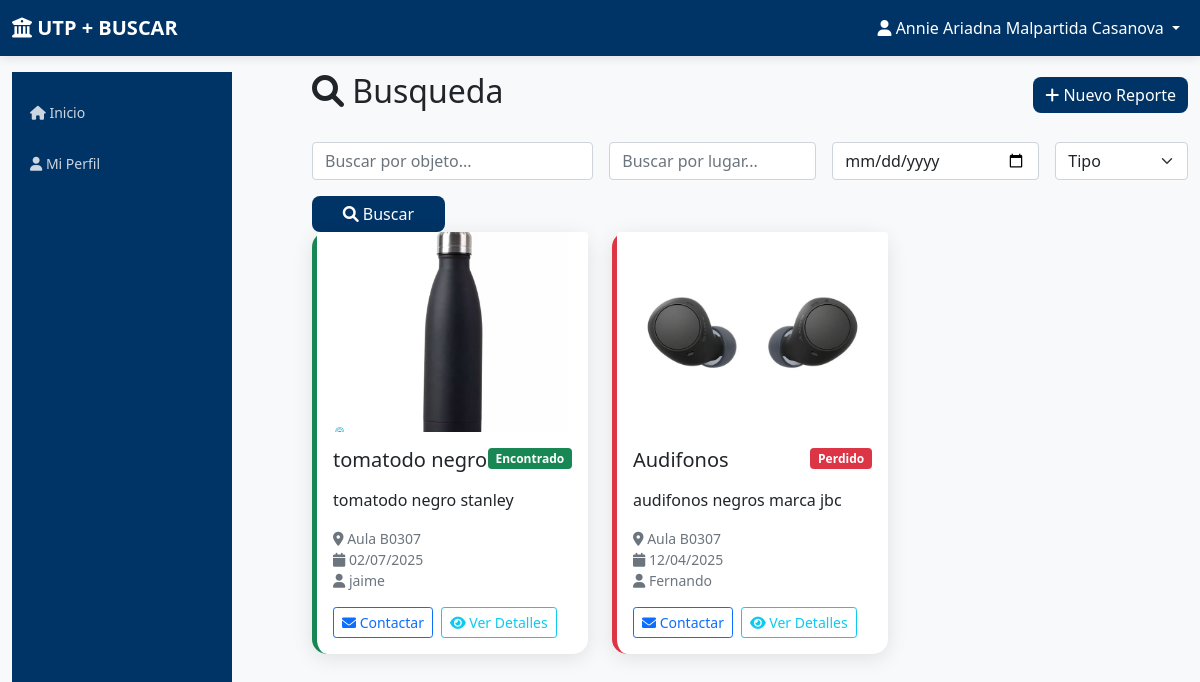
The page /dashboard (signed in) on the database its author committed.
### app.py (models this page shows)
class Report(db.Model):
    id = db.Column(db.Integer, primary_key=True)
    type = db.Column(db.String(20), nullable=False)  # 'lost' or 'found'
    object_name = db.Column(db.String(100), nullable=False)
    description = db.Column(db.Text, nullable=False)
    location = db.Column(db.String(100), nullable=False)
    date_occurred = db.Column(db.Date, nullable=False)
    reporter_name = db.Column(db.String(100), nullable=False)
    contact_info = db.Column(db.String(150), nullable=False)
    image_filename = db.Column(db.String(100))
    status = db.Column(db.String(20), default='active')  # 'active', 'resolved', 'deleted'
    user_id = db.Column(db.Integer, db.ForeignKey('user.id'), nullable=False)
    created_at = db.Column(db.DateTime, default=datetime.utcnow)

### app.py (the view)
@app.route('/dashboard', methods=['GET', 'POST'])
def dashboard():
    if 'user_id' not in session:
        return redirect(url_for('login'))
    if request.method == 'POST':
        pass  # o algún return redirect(url_for(...))
    search_object = request.args.get('object', '')
    search_location = request.args.get('location', '')
    search_date = request.args.get('date', '')
    search_type = request.args.get('type', '')
    search_status = request.args.get('status', '')  # NUEVO: filtro de status
    query = Report.query
    if search_object:
        query = query.filter(Report.object_name.contains(search_object))
    if search_location:
        query = query.filter(Report.location.contains(search_location))
    if search_date:
        query = query.filter(Report.date_occurred == search_date)
    if search_type:
        query = query.filter(Report.type == search_type)
    if search_status:  # Solo filtrar por status si se especifica
        query = query.filter(Report.status == search_status)
    reports = query.order_by(Report.created_at.desc()).all()
    return render_template('dashboard.html', reports=reports)

### templates/dashboard.html (shortened to what this page needs)
{% extends "base.html" %}
{% block content %}
<div class="row">
    <div class="col-md-3">
        <div class="sidebar">
            <div class="nav flex-column">
                <a class="nav-link" href="{{ url_for('dashboard') }}">
                    <i class="fas fa-home"></i> Inicio
                </a>
                <a class="nav-link" href="{{ url_for('profile') }}">
                    <i class="fas fa-user"></i> Mi Perfil
                </a>
            </div>
        </div>
    </div>
    <div class="col-md-9">
        <div class="d-flex justify-content-between align-items-center mb-4">
            <h2><i class="fas fa-search"></i> Busqueda </h2>
            <button type="button" class="btn btn-primary" data-bs-toggle="modal" data-bs-target="#newReportModal">
                <i class="fas fa-plus"></i> Nuevo Reporte
            </button>
        </div>
        <div class="search-bar">
            <form method="GET" class="row g-3">
                <div class="col-md-4">
                    <input type="text" class="form-control" name="object" placeholder="Buscar por objeto..." value="{{ request.args.get('object', '') }}">
                </div>
                <div class="col-md-3">
                    <input type="text" class="form-control" name="location" placeholder="Buscar por lugar..." value="{{ request.args.get('location', '') }}">
                </div>
                <div class="col-md-3">
                    <input type="date" class="form-control" name="date" value="{{ request.args.get('date', '') }}">
                </div>
                <div class="col-md-2">
                    <select class="form-select" name="type">
                        <option value="">Tipo</option>
                    </select>
                </div>
                <div class="col-md-2">
                    <button class="btn btn-primary w-100" type="submit">
                        <i class="fas fa-search"></i> Buscar
                    </button>
                </div>
            </form>
        </div>
        <div class="row">
            {% for report in reports %}
<div class="col-md-6 col-lg-4 mb-4">
    <div class="card report-card
        {% if report.status == 'claimed' %}
            border-start border-5 border-success
        {% elif report.status == 'waiting' or report.type == 'found' %}
            border-start border-5 border-warning
        {% else %}
            border-start border-5 border-danger
        {% endif %}
    ">
        {% if report.image_filename %}
            <img src="{{ url_for('static', filename='uploads/' + report.image_filename) }}" class="card-img-top" style="height: 200px; object-fit: cover;">
        {% endif %}
        <div class="card-body">
            <div class="d-flex justify-content-between align-items-start mb-2">
                <h5 class="card-title">{{ report.object_name }}</h5>
<span class="badge
    {% if report.status == 'claimed' %}
        bg-success
    {% elif report.status == 'waiting' or report.type == 'found' %}
        bg-warning
    {% else %}
        bg-danger
    {% endif %}
">
    {% if report.status == 'claimed' %}
        Encontrado
    {% elif report.status == 'waiting' or report.type == 'found' %}
        Encontrado (En Espera)
    {% else %}
        Perdido
    {% endif %}
</span>
            </div>
            <p class="card-text">{{ report.description[:100] }}{% if report.description|length > 100 %}...{% endif %}</p>
            <div class="text-muted small mb-3">
                <i class="fas fa-map-marker-alt"></i> {{ report.location }}<br>
                <i class="fas fa-calendar"></i> {{ report.date_occurred.strftime('%d/%m/%Y') }}<br>
                <i class="fas fa-user"></i> {{ report.reporter_name }}
            </div>
            <div class="d-flex gap-2">
                {% if report.user_id != session['user_id'] %}
                    <a href="mailto:{{ report.contact_info }}" class="btn btn-sm btn-outline-primary">
                        <i class="fas fa-envelope"></i> Contactar
                    </a>
                {% endif %}
                <button class="btn btn-sm btn-outline-info"
                        data-bs-toggle="modal"
                        data-bs-target="#reportDetailModal"
                        onclick="showReportDetail(
                            '{{ report.object_name|escape }}',
                            '{{ report.description|escape }}',
                            '{{ report.location|escape }}',
                            '{{ report.date_occurred.strftime('%d/%m/%Y') }}',
                            '{{ report.reporter_name|escape }}',
                            '{{ report.contact_info|escape }}',
                            '{{ url_for('static', filename='uploads/' + report.image_filename) if report.image_filename else '' }}'
                        )">
                    <i class="fas fa-eye"></i> Ver Detalles
                </button>
            </div>
        </div>
    </div>
</div>
            {% endfor %}
        </div>
    </div>
</div>
{% endblock %}

### templates/base.html (style rules this page uses)
:root { --utp-primary: #003366; --utp-secondary: #003366; --utp-accent: #ff6600; --utp-light: #f8f9fa; --utp-dark: #212529; }
body { font-family: 'Segoe UI', Tahoma, Geneva, Verdana, sans-serif; background-color: var(--utp-light); }
.btn-primary { background: linear-gradient(135deg, var(--utp-secondary), var(--utp-primary)); border: none; border-radius: 8px; transition: all 0.3s ease; }
.card { border: none; border-radius: 15px; box-shadow: 0 4px 20px rgba(0,0,0,0.1); transition: all 0.3s ease; }
.sidebar { background: linear-gradient(135deg, var(--utp-primary), var(--utp-secondary)); min-height: 100vh; height: auto; padding: 15px 0; width: 220px; }
.row { display: flex; align-items: stretch; }
@media (min-width: 768px) { .sidebar { position: sticky; top: 0; height: 100vh; overflow-y: auto; } }
.sidebar .nav-link { color: rgba(255,255,255,0.8); padding: 10px 18px; margin: 5px 0; border-radius: 0 25px 25px 0; transition: all 0.3s ease; font-size: 14px; }
.card-img-top { max-height: 300px; object-fit: cover; }

### rows shown on the page
Report: image_filename (picture), object_name "tomatodo negro", status "Encontrado", description "tomatodo negro stanley", location "Aula B0307", date_occurred "02/07/2025", reporter_name "jaime"
Report: image_filename (picture), object_name "Audifonos", status "Perdido", description "audifonos negros marca jbc", location "Aula B0307", date_occurred "12/04/2025", reporter_name "Fernando"

### other values the page prints
{{ session.full_name }} "Annie Ariadna Malpartida Casanova"
